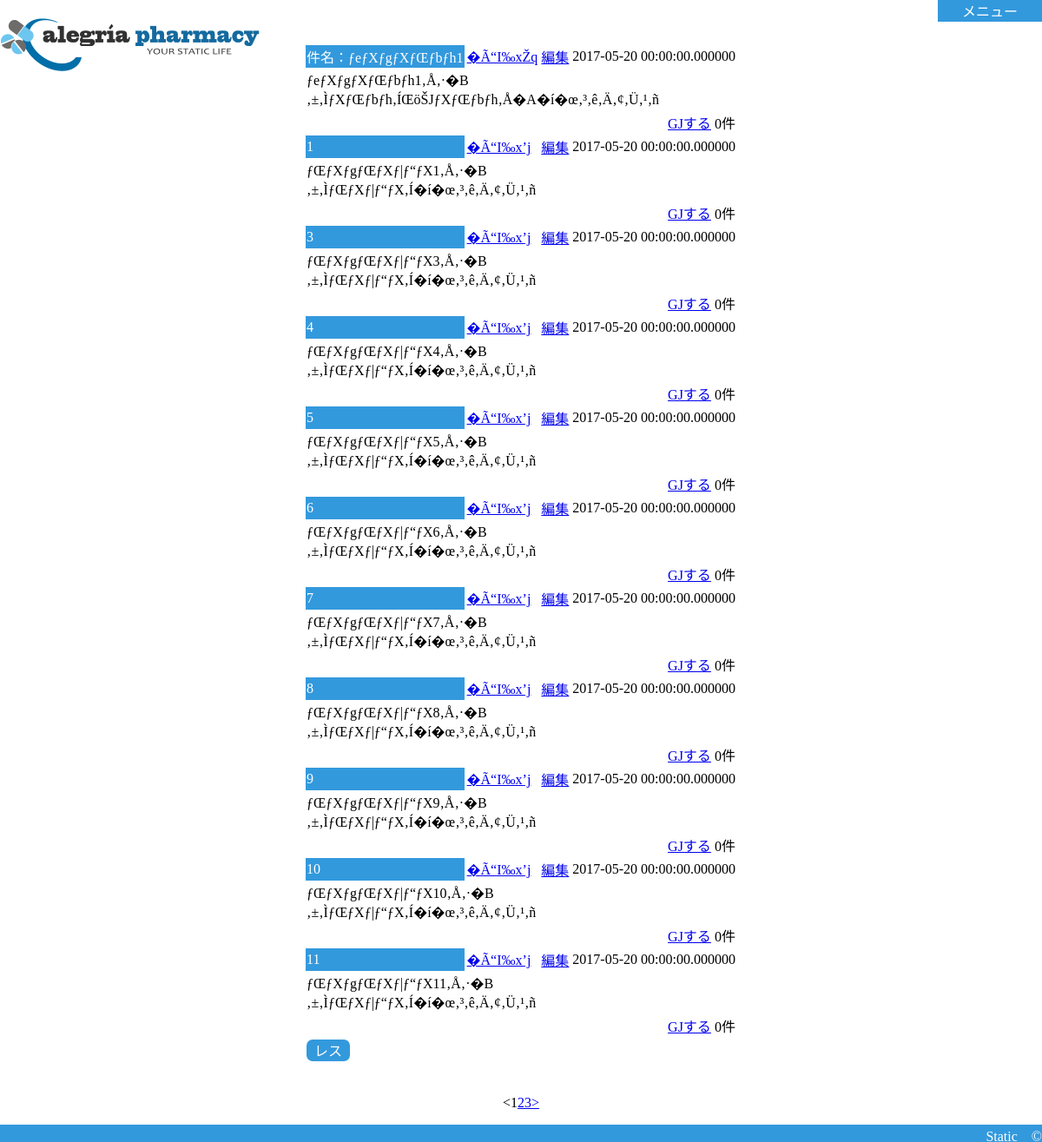
/php/thread/thread_Individual.php?thread_id=1&page_id=1 (signed in), run on the app's committed database.
### tables this page shows
CREATE TABLE m_response
( 
	response_id INT(10) NOT NULL, 
	thread_id   INT(10) NOT NULL, 
	user_id   CHAR(10) NOT NULL, 
	response_date DATETIME(6) NOT NULL, 
	response_inner VARCHAR(1500) NOT NULL, 
	response_delete BOOLEAN,  
	PRIMARY KEY(thread_id,response_id),
	FOREIGN KEY(thread_id) REFERENCES m_thread(thread_id),
	FOREIGN KEY(user_id) REFERENCES m_user(user_id)
	
);

### function/database_session.php (called while the page is built, shortened)
<?php
function connectDB()
{
    $dbn     = 'mysql:dbname=drag_db; host=localhost; charset=utf8';
    $DBuser ='root';
    $DBpass ='password';
    try{
      $ddb = new PDO($dbn, $DBuser, $DBpass);
      $ddb->setAttribute(PDO::ATTR_ERRMODE, PDO::ERRMODE_EXCEPTION);
    }catch(Exception$e){
      print "データベース接続エラー:{$e->getMessage()}";
      exit;
    }
    return $ddb;
}
function getUser()
{
  $dbh = connectDB();
    try{
      $sql = "SELECT user_id FROM m_user WHERE user_id=:user";
      $sth = $dbh->prepare($sql);
      $sth->bindValue(":user", $_SESSION["identify"]);
      $sth->execute();
    }catch(PDOException $e){
      print "SQL発行エラー:{$e->getMessage()}";
      exit;
    }
    while ($row = $sth->fetch(PDO::FETCH_ASSOC)){
      $user = $row["user_id"];
    }
    return $user;
}
function getManager()
{
    $dbh = connectDB();
      try{
        $sql = "SELECT user_manager FROM m_user";
        $sql.=" WHERE user_id=:user";
        $sth = $dbh->prepare($sql);
        $sth->bindValue(":user", $_SESSION["identify"]);
        $sth->execute();
      }catch(PDOException $e){
        print "SQL発行エラー:{$e->getMessage()}";
        exit;
      }
      while ($row = $sth->fetch(PDO::FETCH_ASSOC)){
        $manager = $row["user_manager"];
      }
      return $manager;
}

### function/gj_function.php (called while the page is built)
<?php
function countGJ($thread_id,$response_id)
{
  try {
    $dbh = connectDb();
    $sql = "SELECT COUNT(*) FROM m_gj";
    $sql .= " WHERE thread_id=:thread";
    $sql .= " AND response_id=:response";
    $sth = $dbh->prepare($sql);
    $sth->bindValue(":thread", $thread_id);
    $sth->bindValue(":response", $response_id);
    $sth->execute();
    }catch(PDOException $e){
    print "SQL発行エラー:{$e->getMessage()}";
    exit;
    }
    while ($row = $sth->fetch(PDO::FETCH_ASSOC)){
    return $row["COUNT(*)"];
  }
}
function checkGJ($thread_id,$response_id)
{
  $judgeTF = 0;
  try {
    $dbh = connectDb();
    $sql = "SELECT t4.user_id FROM m_thread t1";
    $sql .= " LEFT OUTER JOIN m_response t2 ON t1.thread_id = t2.thread_id";
    $sql .= " LEFT OUTER JOIN m_gj t3 ON t2.thread_id = t3.thread_id AND t2.response_id = t3.response_id";
    $sql .= " LEFT OUTER JOIN m_user t4 ON t3.user_id = t4.user_id";
    $sql .= " WHERE t3.thread_id=:thread";
    $sql .= " AND t3.response_id=:response";
    $sql .= " GROUP BY t4.user_id";
      $sth = $dbh->prepare($sql);
      $sth->bindValue(":thread", "{$thread_id}");
      $sth->bindValue(":response", "{$response_id}");
      $sth->execute();
    }catch(PDOException $e){
      print "SQL発行エラー:{$e->getMessage()}";
      exit;
    }
    while ($row = $sth->fetch(PDO::FETCH_ASSOC)){
      $user = $row["user_id"];
      if($user == $_SESSION['identify']){
        $judgeTF = 1;
      }else{
      }
    }
    if($judgeTF == 1){
      return TRUE;
    }else{
        return FALSE;
    }
}

### php/thread/thread_Individual.php (the view, shortened to what this page needs)
<?php
    require_once("../../function/xss.php");
    require_once("../../function/database_session.php");
    require_once("../../function/gj_function.php");
    $dbh = connectDb();
    try {
        $sql = "SELECT thread_id FROM m_thread";
        $sql .= " WHERE  thread_id=(SELECT MAX(thread_id) FROM m_thread)";
        $sth = $dbh->prepare($sql);
        $sth->execute();
    } catch (PDOException $e) {
        exit("SQL発行エラー：{$e->getMessage()}");
    }
    $dbh = connectDb();
    try {
        $sql = "SELECT thread_delete FROM m_thread";
        $sql .= " WHERE thread_id = :search";
        $sth = $dbh->prepare($sql);
        if(!empty($_GET["thread_id"])){
            $sth->bindValue(":search", "{$_GET['thread_id']}");
        }
        $sth->execute();
    } catch (PDOException $e) {
        exit("SQL発行エラー：{$e->getMessage()}");
    }
    $dbh = connectDb();
    try {
        $sql = "SELECT thread_fade FROM m_thread";
        $sql .= " WHERE thread_id = :search";
        $sth = $dbh->prepare($sql);
        if(!empty($_GET["thread_id"])){
            $sth->bindValue(":search", "{$_GET['thread_id']}");
        }
        $sth->execute();
    } catch (PDOException $e) {
        exit("SQL発行エラー：{$e->getMessage()}");
    }
        $dbh = connectDb();
        try {
            $sql = "SELECT COUNT(*) FROM m_response";
            $sql .= " WHERE thread_id = :search";
            $sql .= " AND response_delete = FALSE";
            $sql .= " AND response_id > 0";
            $sth = $dbh->prepare($sql);
            if(!empty($_GET["thread_id"])){
                $sth->bindValue(":search", "{$_GET['thread_id']}");
            }
            $sth->execute();
        } catch (PDOException $e) {
            exit("SQL発行エラー：{$e->getMessage()}");
        }
        while ($row = $sth->fetch(PDO::FETCH_ASSOC)) {
            $responseCount = $row["COUNT(*)"];
        }
?>
<!DOCTYPE html>
<html>
  <head>
    <link rel="stylesheet" href="../../css/main.css" type="text/css">
    <link rel="stylesheet" href="../../css/thread_Individual.css" type="text/css">
    <?php
      require_once('../../function/database_session.php');
    ?>
  </head>
  <body>
    <div id="wrapper">
      <?php require_once('../../header.php');  ?>
      <div id="content">
      <table>
        <?php
        $dbh = connectDb();
        try {
            $sql = "SELECT * FROM m_thread t1 LEFT OUTER JOIN m_response t2 ON t1.thread_id = t2.thread_id";
            $sql .= " LEFT OUTER JOIN m_user t3 ON t2.user_id = t3.user_id";
            $sql .= " WHERE t1.thread_id = :search";
            $sql .= " AND response_id = 0";
            $sth = $dbh->prepare($sql);
            if(!empty($_GET["thread_id"])){
                $sth->bindValue(":search", "{$_GET['thread_id']}");
            }
            $sth->execute();
        } catch (PDOException $e) {
            exit("SQL発行エラー：{$e->getMessage()}");
        }
        ?>
        <?php while ($row = $sth->fetch(PDO::FETCH_ASSOC)) { ?>
        <tr>
          <td class="title"><?php ph("件名：" . $row["thread_title"]);  ?></td>
          <td>
            <?php echo '<a href="../mypage/mypage_main.php?user_id=' . "{$row['user_id']}" ?>
            <?php echo '">'; ?>
            <?php echo '</a>';?>
          </td>
          <td>
            <?php
            if(($row['user_id'] == $Identify)||($judge==1)){
              echo'<a href="thread_edit/thread_edit.php?thread_id=' . "{$_GET['thread_id']}" . '">';
            }
            ?>
            </a>
          </td>
          <td><?php
           ?></td>
        </tr>
        <tr><td colspan="4"><?php ph($row["response_inner"]);  ?></td></tr>
        <tr><td colspan="3"></td>
        <td class="gj">
        <?php
          $judgeGj=checkGJ($_GET['thread_id'],$row["response_id"]);
          if($judgeGj==TRUE){
            echo"GJ!!!!!";
          }else if($judgeGj==FALSE){
            echo'<a href="gj_process.php?thread_id=' . "{$_GET['thread_id']}" . '&response_id='. "{$row['response_id']}" . '">';
            echo"GJする";
            echo"</a>";
          }
        ?>
        <?php
          $countGj=countGJ($_GET['thread_id'],$row["response_id"]);
          echo"{$countGj}件";
        ?>
        </td></tr>
        <?php } ?>
        <?php
          $dbh = connectDb();
            try {
                $sql = "SELECT * FROM m_response t1";
                $sql .= " LEFT OUTER JOIN m_user t2 ON t1.user_id = t2.user_id";
                $sql .= " WHERE thread_id = :search";
                $sql .= " AND response_delete = FALSE";
                $sql .= " AND response_id > 0";
                if($responseCount >= 11){
                  $pageCalcS = $_GET["page_id"]*10-10;
                  $sql .= " LIMIT 10 offset $pageCalcS";
                }
                $sth = $dbh->prepare($sql);
                if(!empty($_GET["thread_id"])){
                    $sth->bindValue(":search", "{$_GET['thread_id']}");
                }
                $sth->execute();
            } catch (PDOException $e) {
                exit("SQL発行エラー：{$e->getMessage()}");
            }
        ?>
        <?php while ($row = $sth->fetch(PDO::FETCH_ASSOC)) { ?>
          <tr><td class="title"><?php ph($row["response_id"]);  ?></td>
          <td>
            <?php if($row["user_delete"] == 0){ ?>
            <?php echo '<a href="../mypage/mypage_main.php?user_id=' . "{$row['user_id']}" ?>
            <?php echo '">'; ?>
            <?php echo '</a>';?>
            <?php }else{ ?>
            存在しないユーザー
            <?php }?>
          </td>
          <td>
            <?php
            if(($row['user_id'] == $Identify)||($judge==1)){
              echo'<a href="res_edit/res_edit.php?thread_id=' . "{$_GET['thread_id']}" . "&response_id=" . "{$row['response_id']}" . '">';
            }
            ?>
            </a>
          </td>
          <td><?php ph($row["response_date"]);  ?></td></tr>
          <tr><td colspan="4"><?php ph($row["response_inner"]);  ?></td></tr>
          <tr><td colspan="3"></td>
          <td class="gj">
          <?php
          $judgeGj=checkGJ($_GET['thread_id'],$row["response_id"]);
          if($judgeGj==TRUE){
            echo"GJ!!!!!";
          }else if($judgeGj==FALSE){
            echo'<a href="gj_process.php?thread_id=' . "{$_GET['thread_id']}" . '&response_id='. "{$row['response_id']}" . '">';
            echo"GJする";
            echo"</a>";
          }
        ?>
          <?php
            $countGj=countGJ($_GET['thread_id'],$row["response_id"]);
            echo"{$countGj}件";
          ?>
          </td></tr>
        <?php } ?>
        <tr>
        <td align="left">
        <?php
          echo'<div id ="resButton" onclick="response(' . "{$_GET['thread_id']}" . ')">';
          echo"レス";
          echo"</div>";
        ?>
        </td><td colspan="3"></td>
        </tr>
      </table>
      <br><br>
      <?php
          $pageMax = ceil($responseCount/10);
          if($_GET["page_id"] == 1){
            echo"<";
          }else{
            $pageP = $_GET['page_id'] - 1;
            echo'<a href="thread_Individual.php?thread_id=' . "{$_GET['thread_id']}" . '&page_id=' . "{$pageP}" . '"><</a>';
          }
          if($_GET["page_id"] == 1){
            echo"1";
          }else{
            echo'<a href="thread_Individual.php?thread_id=' . "{$_GET['thread_id']}" . '&page_id=1">1</a>';
          }
          if($pageMax >= 3){
            $pageButtonNum = 2;
            while($pageButtonNum < $pageMax){
              echo'<a href="thread_Individual.php?thread_id=' . "{$_GET['thread_id']}" . '&page_id=' . "{$pageButtonNum}" . '">' . "{$pageButtonNum}" . '</a>';
              $pageButtonNum += 1;
            }
          }
          if(($_GET["page_id"] == $pageMax)||($responseCount == 0)){
            echo">";
          }else{
            $pageM = $_GET['page_id'] + 1;
            echo'<a href="thread_Individual.php?thread_id=' . "{$_GET['thread_id']}" . '&page_id=' . "{$pageM}" . '">></a>';
          }
      ?>
      <br><br><br>
      </div>
      <?php require_once('../../footer.php');  ?>
    </div>
  </body>
</html>

### header.php
<div id="header">
  <div id="logotype">
    <a href="/static_project/php/toppage/toppage.php">
      <img src="/static_project/img/alegria.png" height="100px" width="300px">
    </a>
  </div>
  <div id="headMenu" class="menuRange">
    <a href="/static_project/php/login/logout.php"><div id="headMenuLogout">ログアウト</div></a>
    <?php
      require_once('function/database_session.php');
      $Identify = getUser();
      $judge = getManager($Identify);
      if($judge == 1){
        echo '<a href="/static_project/php/management/management.php"><div id="headMenuManagement">管理者用画面</div></a>';
      }
    ?>
    <?php
      echo '<a href="/static_project/php/mypage/mypage_main.php?user_id=' . "{$Identify}" . '">';
    ?>
      <div id="headMenuMypage">マイページ</div></a>
    <div id="headMenuTitle">メニュー</div>
  </div>
</div>

### function/xss.php
<?php
    function h($str)
    {
        return nl2br(htmlspecialchars($str, ENT_QUOTES, "UTF-8"));
    }
    function ph($str)
    {
        echo h($str);
    }

### footer.php
<div id="footer">
  Static　&copy;
</div>

### css/main.css (style rules this page uses)
#wrapper { position:absolute; top:0px; left:0px; right:0px; bottom:0px; margin:auto; width:100%; height:100%; background-color:#FFFFFF; text-align:center; }
#header { position:fixed; left:0px; top:0px; height:50px; width:100%; z-index: 2; }
#logotype { float:left; height:100px; width:300px; }
#headMenu { background-color:#3399DD; color: #FFFFFF; float:right; width:120px; }
#headMenuTitle { position:absolute; background-color:#3399DD; color: #FFFFFF; top:0px; height:25px; width:120px; }
#headMenuMypage { position:absolute; background-color:#3399DD; top:0px; color: #FFFFFF; height:25px; width:120px; }
#headMenuManagement { position:absolute; background-color:#3399DD; top:0px; color: #FFFFFF; height:25px; width:120px; }
#headMenuLogout { position:absolute; background-color:#3399DD; top:0px; color: #FFFFFF; height:25px; width:120px; }
#content { width:100%; position:relative; top:50px; bottom:20px; left:0px; right:opx; margin:auto; text-align:center; }
table { margin-left: auto; margin-right: auto; text-align:left; }
#footer { background-color:#3399DD; position:fixed; left:0px; bottom:0px; height:20px; width:100%; color: #FFFFFF; text-align:right; z-index: 2; }

### css/thread_Individual.css (style rules this page uses)
#resButton { position:relative; background-color:#3399DD; color:#FFFFFF; width:50px; height:25px; float:left; border-radius: 7px; text-align:center; }
td.title { background-color:#3399DD; color:#FFFFFF; }

### data on the page
m_response: str "件名：ƒeƒXƒgƒXƒŒƒbƒh1 �Ã“I‰xŽq 編集 2017-05-20 00:00:00.000000 ƒeƒXƒgƒXƒŒƒbƒh1‚Å‚·�B ‚±‚ÌƒXƒŒƒbƒh‚ÍŒöŠJƒXƒŒƒbƒh‚Å�A�í�œ‚³‚ê‚Ä‚¢‚Ü‚¹‚ñ", response "0"
m_response: response "1 �Ã“I‰x’j 編集 2017-05-20 00:00:00.000000 ƒŒƒXƒgƒŒƒXƒ|ƒ“ƒX1‚Å‚·�B ‚±‚ÌƒŒƒXƒ|ƒ“ƒX‚Í�í�œ‚³‚ê‚Ä‚¢‚Ü‚¹‚ñ", countGj "0"
m_response: response "3 �Ã“I‰x’j 編集 2017-05-20 00:00:00.000000 ƒŒƒXƒgƒŒƒXƒ|ƒ“ƒX3‚Å‚·�B ‚±‚ÌƒŒƒXƒ|ƒ“ƒX‚Í�í�œ‚³‚ê‚Ä‚¢‚Ü‚¹‚ñ", countGj "0"
m_response: response "4 �Ã“I‰x’j 編集 2017-05-20 00:00:00.000000 ƒŒƒXƒgƒŒƒXƒ|ƒ“ƒX4‚Å‚·�B ‚±‚ÌƒŒƒXƒ|ƒ“ƒX‚Í�í�œ‚³‚ê‚Ä‚¢‚Ü‚¹‚ñ", countGj "0"
m_response: response "5 �Ã“I‰x’j 編集 2017-05-20 00:00:00.000000 ƒŒƒXƒgƒŒƒXƒ|ƒ“ƒX5‚Å‚·�B ‚±‚ÌƒŒƒXƒ|ƒ“ƒX‚Í�í�œ‚³‚ê‚Ä‚¢‚Ü‚¹‚ñ", countGj "0"
m_response: response "6 �Ã“I‰x’j 編集 2017-05-20 00:00:00.000000 ƒŒƒXƒgƒŒƒXƒ|ƒ“ƒX6‚Å‚·�B ‚±‚ÌƒŒƒXƒ|ƒ“ƒX‚Í�í�œ‚³‚ê‚Ä‚¢‚Ü‚¹‚ñ", countGj "0"
m_response: response "7 �Ã“I‰x’j 編集 2017-05-20 00:00:00.000000 ƒŒƒXƒgƒŒƒXƒ|ƒ“ƒX7‚Å‚·�B ‚±‚ÌƒŒƒXƒ|ƒ“ƒX‚Í�í�œ‚³‚ê‚Ä‚¢‚Ü‚¹‚ñ", countGj "0"
m_response: response "8 �Ã“I‰x’j 編集 2017-05-20 00:00:00.000000 ƒŒƒXƒgƒŒƒXƒ|ƒ“ƒX8‚Å‚·�B ‚±‚ÌƒŒƒXƒ|ƒ“ƒX‚Í�í�œ‚³‚ê‚Ä‚¢‚Ü‚¹‚ñ", countGj "0"
m_response: response "9 �Ã“I‰x’j 編集 2017-05-20 00:00:00.000000 ƒŒƒXƒgƒŒƒXƒ|ƒ“ƒX9‚Å‚·�B ‚±‚ÌƒŒƒXƒ|ƒ“ƒX‚Í�í�œ‚³‚ê‚Ä‚¢‚Ü‚¹‚ñ", countGj "0"
m_response: response "10 �Ã“I‰x’j 編集 2017-05-20 00:00:00.000000 ƒŒƒXƒgƒŒƒXƒ|ƒ“ƒX10‚Å‚·�B ‚±‚ÌƒŒƒXƒ|ƒ“ƒX‚Í�í�œ‚³‚ê‚Ä‚¢‚Ü‚¹‚ñ", countGj "0"
m_response: response "11 �Ã“I‰x’j 編集 2017-05-20 00:00:00.000000 ƒŒƒXƒgƒŒƒXƒ|ƒ“ƒX11‚Å‚·�B ‚±‚ÌƒŒƒXƒ|ƒ“ƒX‚Í�í�œ‚³‚ê‚Ä‚¢‚Ü‚¹‚ñ", countGj "0"
